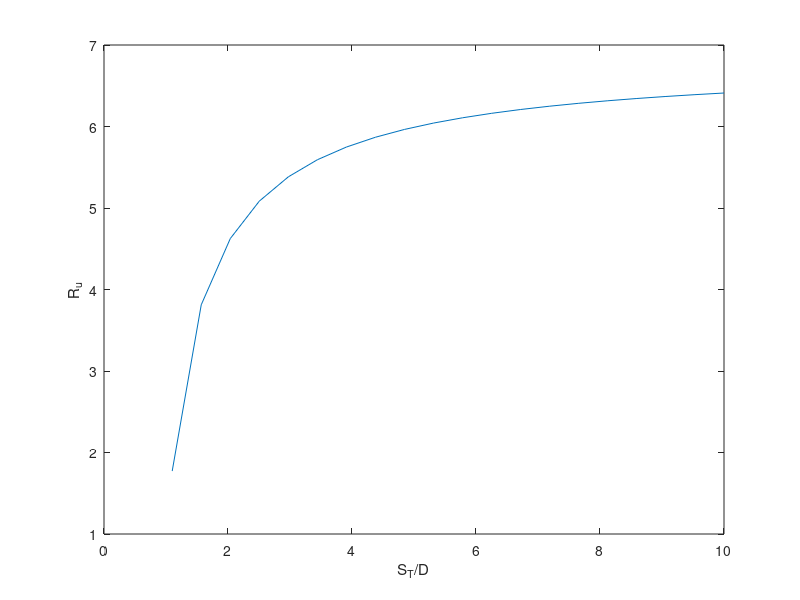

Write MATLAB code to recreate this figure.
Dia=0.026; %diameter,m
%Changing velocity
% veloc=[1 1.515 2 3];
v=1.515;
m=4;

% pitch=[1.5 1.25 1.1];
% k=input("Please enter the maximum sensor number:");%enumerate method
% for g=1:length(pitch)
%     pic=1.1;%changing velocity
dote=20;
pic=linspace(1.1,10,dote);

% Rcc=Rccc(g);%changing Rcc
%ru calculator
vis=1.846*1e-5;%Kinematic viscosity(Air),(m^2/s)
C2=[0.7 0.8 0.86 0.9 0.92 0.94 0.95 0.95 0.96 0.97];%number of row 1-10
pr=0.707;
tk=0.0263;%Thermal conductivity(Air)(w/(m*K))
L=0.065;%length,m
doa=1.161;%density of air(25C)(kg/m^3)
cp=1007;%specific heat of air J/(kg*K)
rus=zeros(dote,1);
cf=zeros(dote,1);
Vmax=zeros(dote,1);
% vdot=v*ST*L;
R_e1=zeros(dote,1);
area=pi*Dia*L;

for i=1:dote
ST=pic(i)*Dia;%changing 
vmax=ST/(ST-Dia)*v;
Re1= vmax*Dia/vis;%renolds number
Nu=0.89*0.35*(Re1^0.6)*(pr^0.36);
% Nu=0.27*Re1^0.63*(pr^0.36)*(Pr/Prw)^0.25;
NTU=pi*Nu*tk/(doa*v*cp*ST);

Ru=1/(doa*ST*L*v*cp*(1-exp(-NTU)));
Cf=doa*v*ST*L*cp;
rus(i)=Ru;
cf(i)=Cf;
Vmax(i)=vmax;
R_e1(i)=Re1;
end
q=1:dote;
figure()
plot(pic(q),rus(q))
% title('ru and cf when changing ST');
xlabel('S_{T}/D');
ylabel('R_{u}');
% legend('Ru','C);
% figure()
% plot(st(q),v
save rus
% figure()
% i=1:dote;
% plot(pic(i),Ru(i),pic(i),rus(i)) 
% legend('align','staggered');
% xlabel('ST/D');ylabel('ru');title('comparing Ru with align and staggered');
